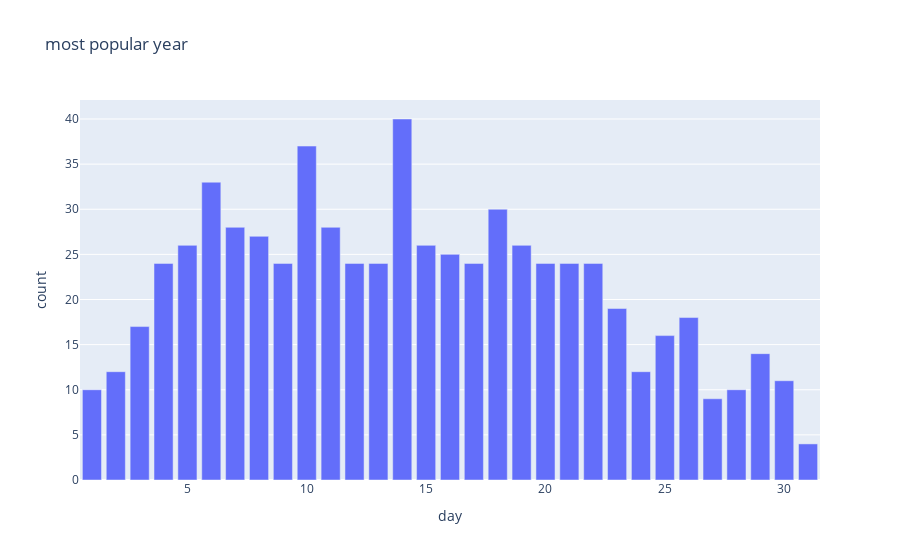

Source (notebook cell):
### Code cell
fig1 = px.bar(daily_changes, x="day", y="count",title="most popular year")
fig1.show()

### Figure 1 — Plotly figure (JSON) as saved in the notebook; plotly's stock layout.template omitted (floating-point values rounded to 4 significant figures)
{"data": [{"alignmentgroup": "True", "hovertemplate": "day=%{x}<br>count=%{y}<extra></extra>", "legendgroup": "", "marker": {"color": "#636efa", "pattern": {"shape": ""}}, "name": "", "offsetgroup": "", "orientation": "v", "showlegend": false, "textposition": "auto", "type": "bar", "x": [1, 2, 3, 4, 5, 6, 7, 8, 9, 10, 11, 12, 13, 14, 15, 16, 17, 18, 19, 20, 21, 22, 23, 24, 25, 26, 27, 28, 29, 30, 31], "xaxis": "x", "y": [10, 12, 17, 24, 26, 33, 28, 27, 24, 37, 28, 24, 24, 40, 26, 25, 24, 30, 26, 24, 24, 24, 19, 12, 16, 18, 9, 10, 14, 11, 4], "yaxis": "y"}], "layout": {"barmode": "relative", "legend": {"tracegroupgap": 0}, "title": {"text": "most popular year"}, "xaxis": {"anchor": "y", "domain": [0, 1], "title": {"text": "day"}}, "yaxis": {"anchor": "x", "domain": [0, 1], "title": {"text": "count"}}}}
